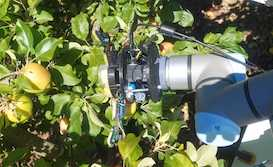
#> input picture Skills/Data/real_apple.jpg, 273 x 167 px; its folder holds only this picture in this run
$ jupyter execute --allow-errors check_image_mask_kmeans.ipynb
#> lines starting #> are read from the running program, lines starting #| are printed output that depends on the picture
[cell 1]
# Initialize Otter
import otter
#> (the rest of this cell did not finish here and is left out)

# Instructions

This assignment introduces you to a common task (creating a segmentation mask) and a common tool (kmeans) for doing clustering of data and the difference in color spaces.

Slides: https://docs.google.com/presentation/d/1qZ2NbB7Hrqt1rXhr7lI3vzIdlLHq94JU-L_H3ZELJL8/edit?usp=sharing

See the stats assignment for setting up/calling kmeans

[cell 2]
# There are no shortage of kmeans implementations out there - using scipy's
import numpy as np
from scipy.cluster.vq import kmeans, vq, whiten
import imageio
from numpy.random import normal, uniform, randint
import matplotlib.pyplot as plt
from skimage.color import rgb2hsv

<!-- BEGIN QUESTION -->

# Run kmeans on multiple images

Note: See slides for what order to *implement* these in - this is the order for the code itself. I highly recommend *against* writing it all and then trying to debug it. Do one bit at a time.

- Step 1: If use_hsv is true, convert the image to hsv (see skimage rgb2hsv - skimage has a ton of these conversion routines)
- Step 2: reshape the data to be an nx3 matrix kmeans assumes each row is a data point. So you have to give it a (widthXheight) X 3 matrix, not the imagedata as-is (WXHX3). See numpy reshape.
- Step 3: Whiten the data
- Step 4: Call kmeans with the whitened data to get out the centers
 Note: kmeans returns a tuple with the centers in the first part and the overall fit in the second
- Step 5: Get the ids out using vq
    -- This also returns a tuple; the ids for each pixel are in the first part
    -- You might find the syntax data[ids == i, 0:3] = rgb_color[i] useful - this gets all the data elements with ids with value i and sets them to the color in rgb_color
- Step 5: Create a mask image, and set the colors by rgb_color[ id for pixel ]
- Step 6: Create a second mask image, setting the color to be the average color of the cluster

Two ways to do this
 -  "undo" the whitening step on the returned cluster (harder)
 -  Calculate the means of the clusters in the original data
    np.mean(data[ids == c])

- Step 7: use rgb2hsv to handle the hsv option
- Simplest way to do this: Copy the code you did before and re-do after converting to hsv first
     Don't forget to take the color centers in the *original* image, not the hsv one
     Don't forget to rename your variables

More complicated: Make a function. Most of the code is the same, except for a conversion to hsv at the beginning

[cell 3]
def read_and_cluster_image(image_name, use_hsv, n_clusters):
    """ Read in the image, cluster the pixels by color (either rgb or hsv), then
    draw the clusters as an image mask, colored by both a random color and the center
    color of the cluster
    @image_name - name of image in Data
    @use_hsv - use hsv, y/n
    @n_clusters - number of clusters (up to 6)"""

    # Read in the file
    im_orig = imageio.imread("Data/" + image_name)
    # Make sure you just have rgb (for those images with an alpha channel)
    im_orig = im_orig[:, :, 0:3]

    # The plot to put the images in
    fig, axs = plt.subplots(1, 3, figsize=(12, 4))

    # Make name for the image from the input parameters
    str_im_name = image_name.split('.')[0] + " "
    if use_hsv:
        str_im_name += "HSV"
    else:
        str_im_name += "RGB"

    str_im_name += f", k={n_clusters}"

    # This is how you draw an image in a matplotlib figure
    axs[0].imshow(im_orig)
    # This sets the title
    axs[0].set_title(str_im_name)

    # An array of some default color values to use for making the rgb mask image
    rgb_color = [[255, 0, 0], [0, 255, 0], [0, 0, 255], [255, 255, 0], [0, 255, 255], [255, 0, 255]]


    # TODO
    # Step 1: If use_hsv is true, convert the image to hsv (see skimage rgb2hsv - skimage has a ton of these
    #  conversion routines)
    im_shaped = np.copy(im_orig)
    if use_hsv:
        im_shaped = rgb2hsv(im_shaped)

    # Step 2: reshape the data to be an nx3 matrix
    #   kmeans assumes each row is a data point. So you have to give it a (widthXheight) X 3 matrix, not the image
    #   data as-is (WXHX3). See numpy reshape.
    im_shaped = im_shaped.reshape(im_shaped.shape[0]*im_shaped.shape[1],3)

    # Step 3: Whiten the data
    im_shaped = whiten(im_shaped)

    # Step 4: Call kmeans with the whitened data to get out the centers
    #   Note: kmeans returns a tuple with the centers in the first part and the overall fit in the second
    kmeans_res = kmeans(im_shaped, n_clusters)

    # Step 5: Get the ids out using vq
    #   This also returns a tuple; the ids for each pixel are in the first part
    #   You might find the syntax data[ids == i, 0:3] = rgb_color[i] useful - this gets all the data elements
    #     with ids with value i and sets them to the color in rgb_color
    vq_res = vq(im_shaped, kmeans_res[0])

    # Step 5: Create a mask image, and set the colors by rgb_color[ id for pixel ]
    rgb_mask = np.copy(im_shaped)
    for i in range(n_clusters):
        rgb_mask[vq_res[0] == i, 0:3] = rgb_color[i]
    #rgb_mask[vq_res[0] == 0, 0:3] = rgb_color[0]
    #rgb_mask[vq_res[0] == 1, 0:3] = rgb_color[1]
    #rgb_mask[vq_res[0] == 2, 0:3] = rgb_color[2]
    #rgb_mask[vq_res[0] == 3, 0:3] = rgb_color[3]

    rgb_mask = rgb_mask.reshape(im_orig.shape[0],im_orig.shape[1],3)

    # Step 6: Create a second mask image, setting the color to be the average color of the cluster
    #    Two ways to do this
    #       1) "undo" the whitening step on the returned cluster (harder)
    #       2) Calculate the means of the clusters in the original data
    #           np.mean(data[ids == c])
    #
    mean_mask = np.copy(im_orig)
    mean_mask = mean_mask.reshape(mean_mask.shape[0]*mean_mask.shape[1],3)

    for i in range(n_clusters):
        mean_mask[vq_res[0] == i, 0:3] = np.mean(mean_mask[vq_res[0]==i], axis=0)

    mean_mask = mean_mask.reshape(im_orig.shape[0],im_orig.shape[1],3)

    # Step 7: use rgb2hsv to handle the hsv option
    #   Simplest way to do this: Copy the code you did before and re-do after converting to hsv first
    #     Don't forget to take the color centers in the *original* image, not the hsv one
    #     Don't forget to rename your variables
    #   More complicated: Make a function. Most of the code is the same, except for a conversion to hsv at the beginning
    # This is how you draw an image in a matplotlib figure
    axs[1].imshow(rgb_mask)
    axs[2].imshow(mean_mask)

    # This sets the title

    axs[1].set_title("ID colored by rgb")
    axs[2].set_title("ID colored by cluster average")

#> (a cell that did not finish here is left out)

#> (a cell that did not finish here is left out)


#> (a cell that did not finish here is left out)


[cell 7]
read_and_cluster_image("real_apple.jpg", True, 4)
#> call 4 of read_and_cluster_image, with image_name = 'real_apple.jpg', use_hsv = True, n_clusters = 4
#> in read_and_cluster_image, im_orig is the input picture: shape (167, 273, 3); mean R, G, B 107.1, 117.5, 82.2
#> in read_and_cluster_image (call 4), `im_shaped = rgb2hsv(im_shaped)`: im_shaped: shape (167, 273, 3) float64; mean of channels 0, 1, 2 0.291, 0.442, 0.483
#> in read_and_cluster_image (call 4), `kmeans_res = kmeans(im_shaped, n_clusters)`: kmeans_res = ([[1.02, 1.45, 2.81], [1.1, 1.17, 0.951], [1.13, 2.94, 1.1], [3.23, 1.05, 1.88]], 0.904)
#> in read_and_cluster_image (call 4), `rgb_mask = rgb_mask.reshape(im_orig.shape[0],im_orig.shape[1],3)`:
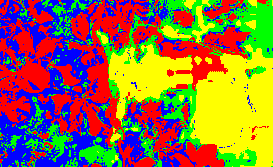
#> rgb_mask: shape (167, 273, 3) float64; mean R, G, B 143.2, 110.5, 63
#> in read_and_cluster_image (call 4), `mean_mask = mean_mask.reshape(im_orig.shape[0],im_orig.shape[1],3)`:
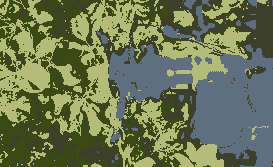
#> mean_mask: shape (167, 273, 3); mean R, G, B 106.6, 117, 81.9
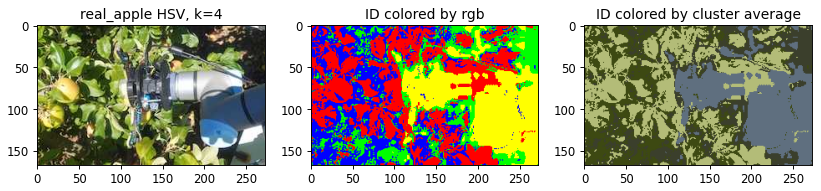
#> figure drawn by matplotlib, 3 panels

#> (a cell that did not finish here is left out)

<!-- END QUESTION -->

## Hours and collaborators
Required for every assignment - fill out before you hand-in.

Listing names and websites helps you to document who you worked with and what internet help you received in the case of any plagiarism issues. You should list names of anyone (in class or not) who has substantially helped you with an assignment - or anyone you have *helped*. You do not need to list TAs.

Listing hours helps us track if the assignments are too long.

[cell 9]
# List of names (creates a set)
worked_with_names = {"Me, Myself, and I"}
#> worked_with_names = 1 item
# List of URLS (creates a set)
websites = {"NumPy documentation", "SciPy Documentation"}
# Approximate number of hours, including lab/in-class time
hours = 4

# for all row, column in all_indices_from_where
#.   if this is the column for wrist torque
#.      print(f"Row: {r}, Time step: {c // n_time_steps} Successful y/n: {pick_data[r, -1] == 1}, value: {pick_data[r, c]}")

$ run again, on Skills/Data/trees.png
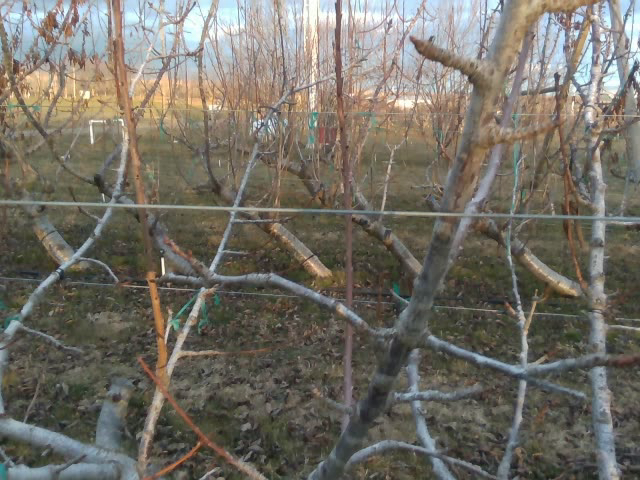
#> input picture Skills/Data/trees.png, 640 x 480 px
#> in read_and_cluster_image, im_orig is the input picture: shape (480, 640, 3); mean R, G, B 114.7, 110.6, 101.2
#> im_shaped: shape (480, 640, 3) float64; mean of channels 0, 1, 2 0.231, 0.181, 0.466
#> kmeans_res = ([[0.586, 1.97, 2.2], [2.7, 0.983, 3.21]], 1.21)
#> in read_and_cluster_image (call 5), `mean_mask = mean_mask.reshape(im_orig.shape[0],im_orig.shape[1],3)`:
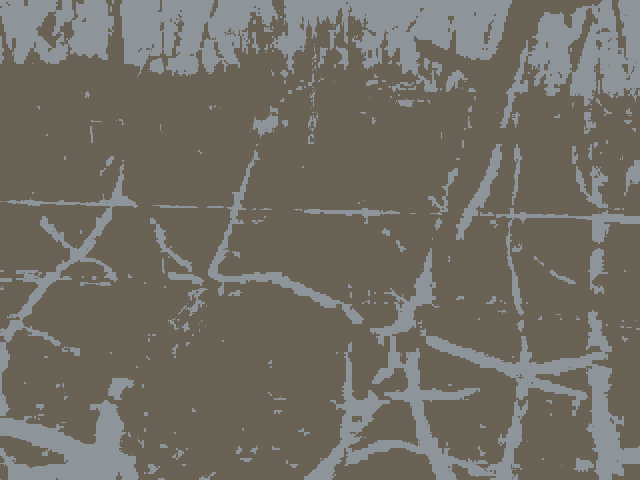
#> mean_mask: shape (480, 640, 3); mean R, G, B 114.1, 109.8, 100.5
#> `[cell 8] read_and_cluster_image("trees.png", True, 2)`:
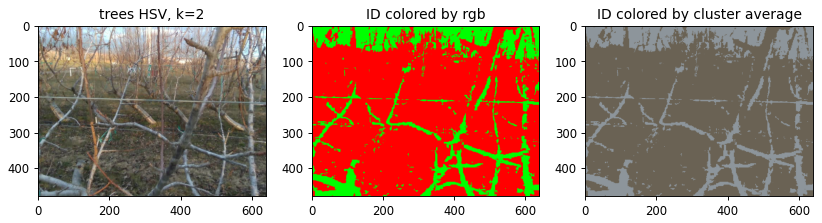
#> figure drawn by matplotlib, 3 panels

$ run again, on Skills/Data/trees_depth.png
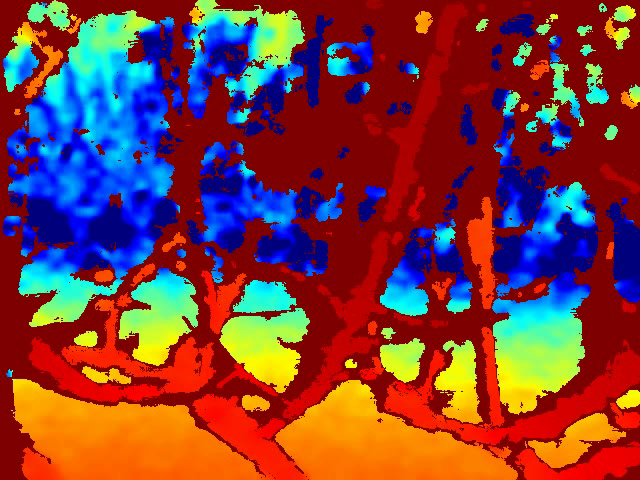
#> input picture Skills/Data/trees_depth.png, 640 x 480 px
#> in read_and_cluster_image, im_orig is the input picture: shape (480, 640, 3); mean R, G, B 124.4, 61.2, 62
#> kmeans_res = ([[2.65, 2.01, 0.349], [0.137, 1, 2.18], [1.68, 0.0536, 0.041]], 0.72)
#> in read_and_cluster_image, `mean_mask = mean_mask.reshape(im_orig.shape[0],im_orig.shape[1],3)`:
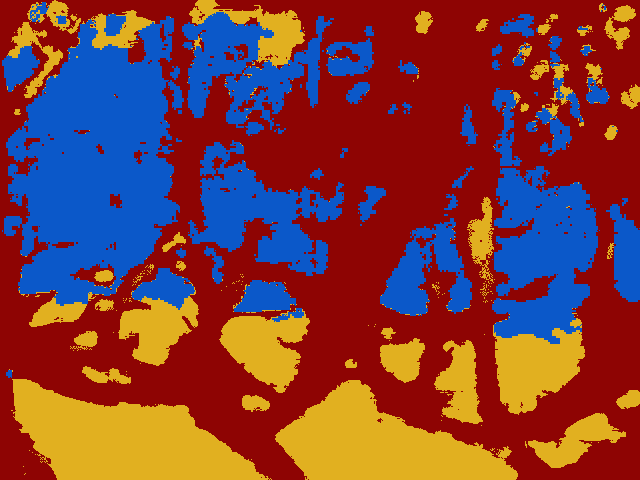
#> mean_mask: shape (480, 640, 3); mean R, G, B 123.8, 60.6, 61.4
#> `[cell 4] # Test the code with NO hsv transform read_and_cluster_image(..`:
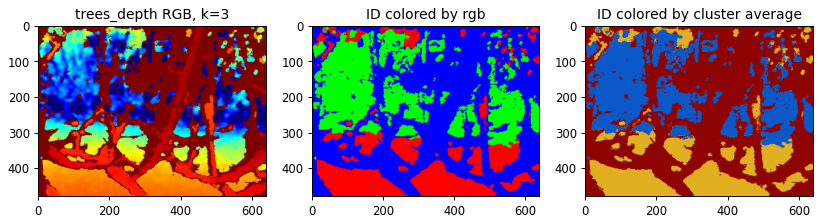
#> figure drawn by matplotlib, 3 panels
#> worked_with_names = 1 item
